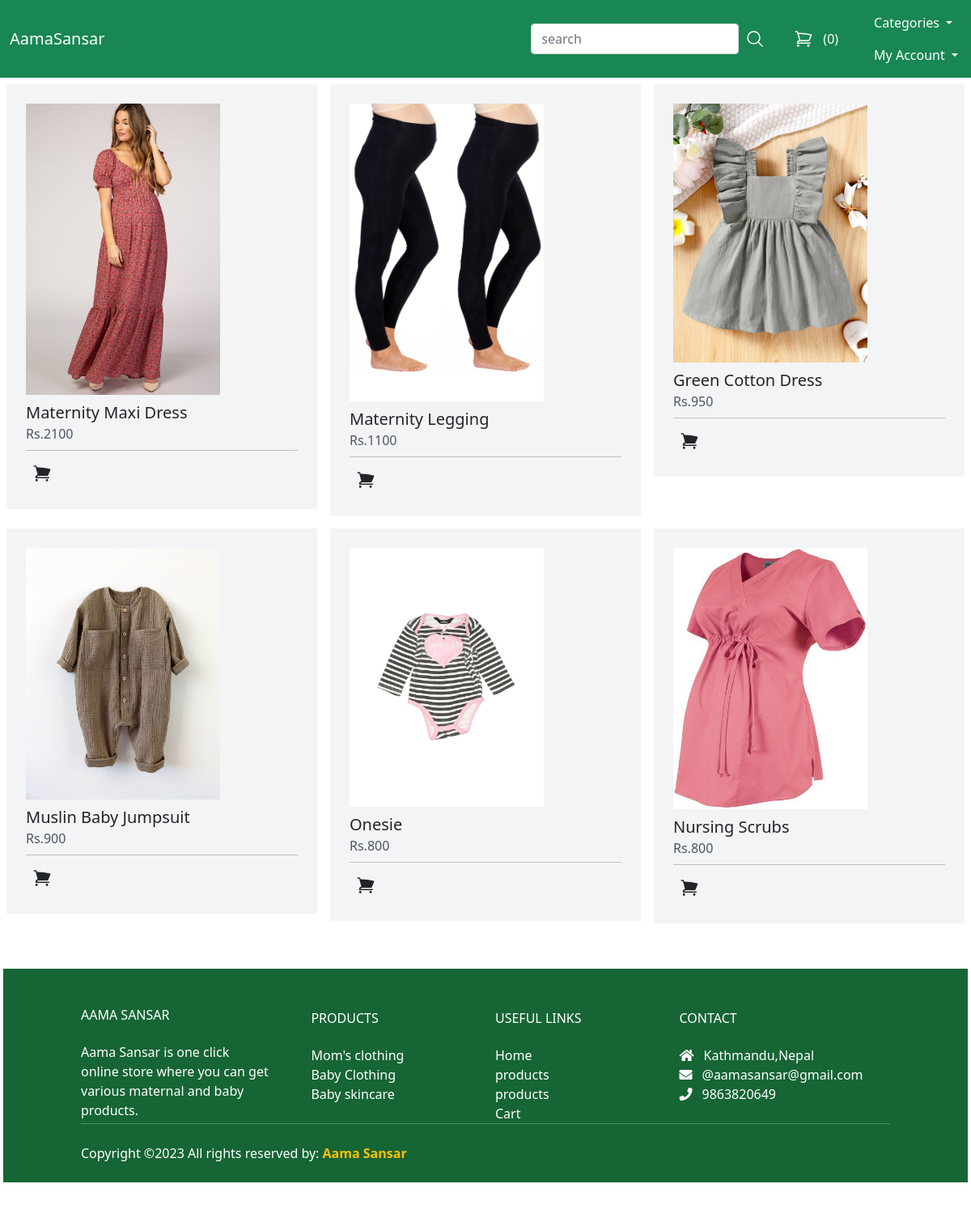
The page / on the database its author committed.
### store/models.py (models this page shows, shortened)
class Product(models.Model):
    DRAFT = 'Draft'
    WAITING_APPROVAL = 'Waitingapproval'
    ACTIVE = 'Active'
    DELETED = 'Deleted'
    STATUS_CHOICES = (
        (DRAFT, 'Draft'),
        (WAITING_APPROVAL, 'Waiting approval'),
        (ACTIVE, 'Active'),
        (DELETED, 'Deleted')
    )
    user = models.ForeignKey(User, related_name='products', on_delete=models.CASCADE )
    category = models.ForeignKey(Category, related_name='products', on_delete=models.CASCADE)
    title = models.CharField(max_length=50)
    slug = models.SlugField(max_length=50)
    description = models.TextField(blank=True)
    price = models.IntegerField()
    image = models.ImageField(upload_to='uploads/product_images/', blank=True, null=True)
    thumbnail = models.ImageField(upload_to='uploads/product_images/thumbnail/', blank=True, null=True)
    status = models.CharField(max_length=50, choices=STATUS_CHOICES, default=ACTIVE)
    class Meta:
        ordering = ('-price',)

### core/views.py (the view)
# urls.py: path('',frontpage,name='frontpage'),
def frontpage(request):
    products = Product.objects.filter(status=Product.ACTIVE)[0:6]
    return render(request,'core/frontpage.html', {
        'products': products
    })

### store/cart.py (called while the page is built)
    def __len__(self):
        return sum(item['quantity'] for item in self.cart.values())

### store/context_processors.py (called while the page is built)
def cart(request):
    return{'cart': Cart(request)}

### store/templatetags/menu.py (called while the page is built)
@register.inclusion_tag('core/menu.html')
def menu():
    categories = Category.objects.all()
    return{'categories':categories}

### core/templates/core/frontpage.html (shortened to what this page needs)
{% extends 'core/base.html' %}
{% block content %}
 <div class="flex flex-wrap">
    {% for product in  products %}
    <div class="product w-1/3 p-2">
        <div class="p-4 bg-gray-100">
            {% if product.image %}
            <div class="image mb-2 w-60">
                <img src= "{{ product.image.url }}"alt="Image of {{ product.title }}">
            </div>
            {% endif %}
          <h2 class="text-xl"> {{ product.title }} </h2>
          <p class="text-s text-gray-600">Rs.{{ product.price }}</p>
          <hr class="mt-2 mb-2">
            <a href="{% url 'add_to_cart' product.id %}" class="inline-block px-2 py-2  flex items-center ">
            </a>
        </div>
    </div>
    {% endfor %}
</div>
{% endblock %}

### rows shown on the page
Product: image (picture), title "Maternity Maxi Dress", price "2100"
Product: image (picture), title "Maternity Legging", price "1100"
Product: image (picture), title "Green Cotton Dress", price "950"
Product: image (picture), title "Muslin Baby Jumpsuit", price "900"
Product: image (picture), title "Onesie", price "800"
Product: image (picture), title "Nursing Scrubs", price "800"

### other values the page prints
{{ cart|length }} "0"
